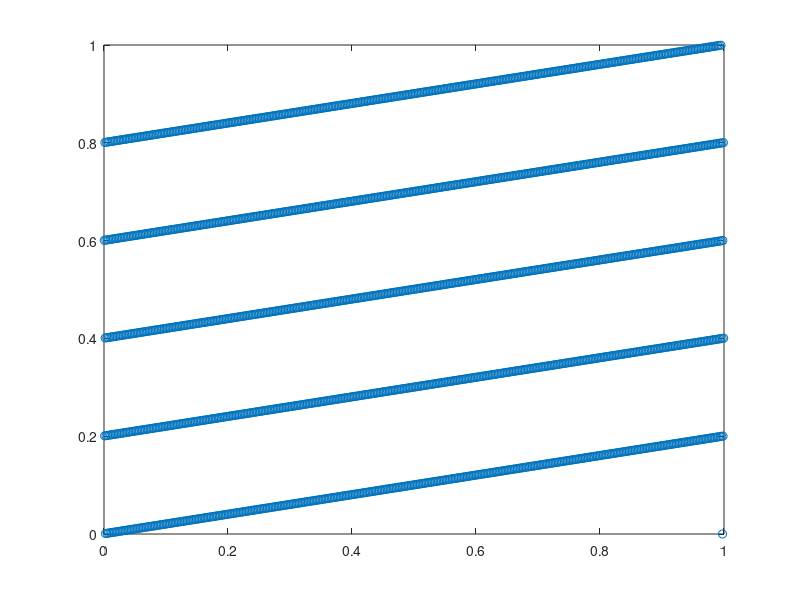

The MATLAB source for this figure:
a = 1229;
b = 1;
m = 2048;

%let the seed be 1
x = zeros(1, m);
x(1,1) = 1;
u = x/m;

for i = 1:(m-1)
    x(i+1) = mod(a*x(i)+b, m);
    u(i+1) = x(i+1)/m;
end

close all;
v = u(2:m);
u = u(1:(m-1));
plot(u, v, 'o');
